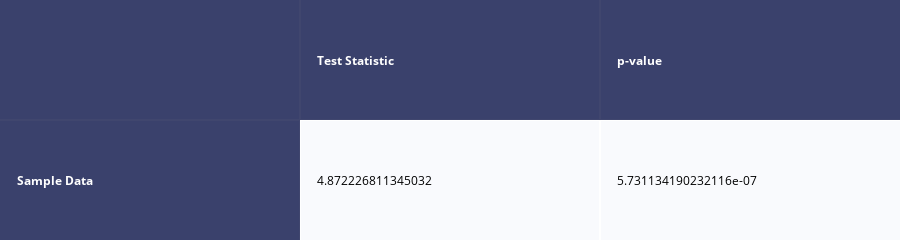

Notebook source saved alongside this figure:
### Code cell
from plotly.figure_factory import create_table
matrix_twosample = [
    ['', 'Test Statistic', 'p-value'],
    ['Sample Data', twoSampleTest[0], twoSampleTest[1]/2]
]

test_table = create_table(matrix_twosample, index=True)
test_table.show()

### Figure 1 — Plotly figure (JSON) as saved in the notebook; plotly's stock layout.template omitted (floating-point values rounded to 4 significant figures)
{"data": [{"colorscale": [[0, "#00083e"], [0.5, "#ededee"], [1, "#ffffff"]], "hoverinfo": "none", "opacity": 0.75, "showscale": false, "type": "heatmap", "z": [[0, 0, 0], [0, 0.5, 0.5]]}], "layout": {"annotations": [{"align": "left", "font": {"color": "#ffffff"}, "showarrow": false, "text": "<b></b>", "x": -0.45, "xanchor": "left", "xref": "x", "y": 0, "yref": "y"}, {"align": "left", "font": {"color": "#ffffff"}, "showarrow": false, "text": "<b>Test Statistic</b>", "x": 0.55, "xanchor": "left", "xref": "x", "y": 0, "yref": "y"}, {"align": "left", "font": {"color": "#ffffff"}, "showarrow": false, "text": "<b>p-value</b>", "x": 1.55, "xanchor": "left", "xref": "x", "y": 0, "yref": "y"}, {"align": "left", "font": {"color": "#ffffff"}, "showarrow": false, "text": "<b>Sample Data</b>", "x": -0.45, "xanchor": "left", "xref": "x", "y": 1, "yref": "y"}, {"align": "left", "font": {"color": "#000000"}, "showarrow": false, "text": "4.872226811345032", "x": 0.55, "xanchor": "left", "xref": "x", "y": 1, "yref": "y"}, {"align": "left", "font": {"color": "#000000"}, "showarrow": false, "text": "5.731134190232116e-07", "x": 1.55, "xanchor": "left", "xref": "x", "y": 1, "yref": "y"}], "height": 110, "margin": {"b": 0, "l": 0, "r": 0, "t": 0}, "xaxis": {"dtick": 1, "gridwidth": 2, "showticklabels": false, "tick0": -0.5, "ticks": "", "zeroline": false}, "yaxis": {"autorange": "reversed", "dtick": 1, "gridwidth": 2, "showticklabels": false, "tick0": 0.5, "ticks": "", "zeroline": false}}}
